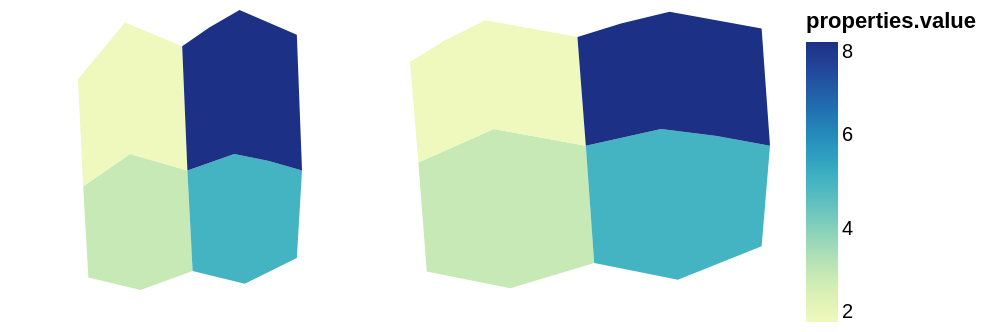

Describe this chart as a Vega-Lite specification.
### Vega-Lite specification from a JSON file in a GitHub repository (floating-point values rounded to 4 significant figures)
{"$schema": "https://vega.github.io/schema/vega-lite/v6.json", "padding": 5, "autosize": "pad", "hconcat": [{"width": 180, "height": 140, "data": {"values": {"type": "FeatureCollection", "features": [{"type": "Feature", "properties": {"name": "west", "value": 3, "cat": "a"}, "geometry": {"type": "Polygon", "coordinates": [[[-11, 48], [-2, 52], [9, 50], [10, 36], [0, 33], [-10, 35], [-11, 48]]]}}, {"type": "Feature", "properties": {"name": "east", "value": 5, "cat": "b"}, "geometry": {"type": "Polygon", "coordinates": [[[9, 50], [18, 52], [31, 50], [30, 38], [20, 34], [10, 36], [9, 50]]]}}, {"type": "Feature", "properties": {"name": "north-west", "value": 2, "cat": "a"}, "geometry": {"type": "Polygon", "coordinates": [[[-12, 60], [-3, 65], [8, 63], [9, 50], [-2, 52], [-11, 48], [-12, 60]]]}}, {"type": "Feature", "properties": {"name": "north-east", "value": 8, "cat": "b"}, "geometry": {"type": "Polygon", "coordinates": [[[8, 63], [19, 66], [30, 64], [31, 50], [18, 52], [9, 50], [8, 63]]]}}]}, "format": {"property": "features"}}, "projection": {"type": "mercator"}, "mark": "geoshape", "encoding": {"color": {"field": "properties.value", "type": "quantitative"}}}, {"width": 180, "height": 140, "data": {"values": {"type": "FeatureCollection", "features": [{"type": "Feature", "properties": {"name": "west", "value": 3, "cat": "a"}, "geometry": {"type": "Polygon", "coordinates": [[[-11, 48], [-2, 52], [9, 50], [10, 36], [0, 33], [-10, 35], [-11, 48]]]}}, {"type": "Feature", "properties": {"name": "east", "value": 5, "cat": "b"}, "geometry": {"type": "Polygon", "coordinates": [[[9, 50], [18, 52], [31, 50], [30, 38], [20, 34], [10, 36], [9, 50]]]}}, {"type": "Feature", "properties": {"name": "north-west", "value": 2, "cat": "a"}, "geometry": {"type": "Polygon", "coordinates": [[[-12, 60], [-3, 65], [8, 63], [9, 50], [-2, 52], [-11, 48], [-12, 60]]]}}, {"type": "Feature", "properties": {"name": "north-east", "value": 8, "cat": "b"}, "geometry": {"type": "Polygon", "coordinates": [[[8, 63], [19, 66], [30, 64], [31, 50], [18, 52], [9, 50], [8, 63]]]}}]}, "format": {"property": "features"}}, "projection": {"type": "equirectangular"}, "mark": "geoshape", "encoding": {"color": {"field": "properties.value", "type": "quantitative"}}}]}
